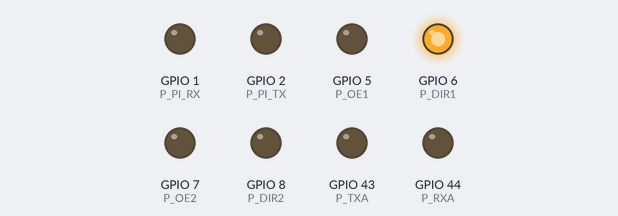
Bench run of a sketch on a simulated ESP32-S3. On the bench: output pins drawn as LEDs (lit = HIGH). What the sketch prints to the serial monitor is not drawn.

Above: at 0.35 s.
At 2.21 s:
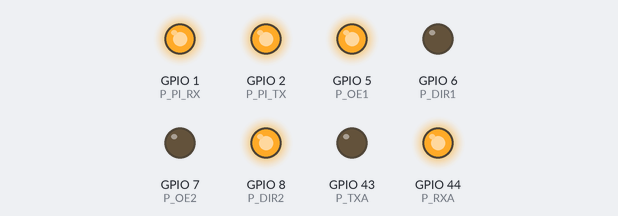
At 2.61 s:
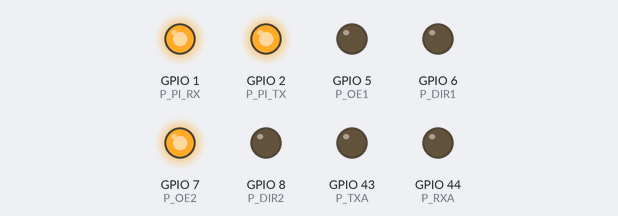
At 3.81 s:
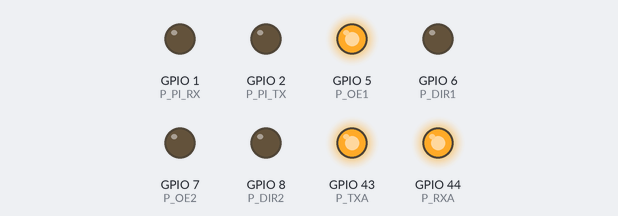
At 5.81 s:
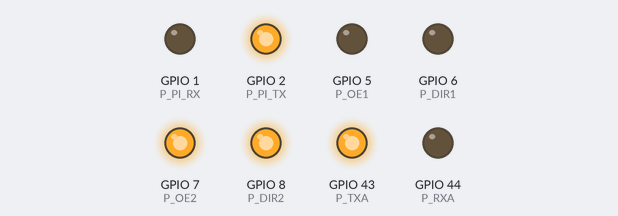
At 7.41 s:
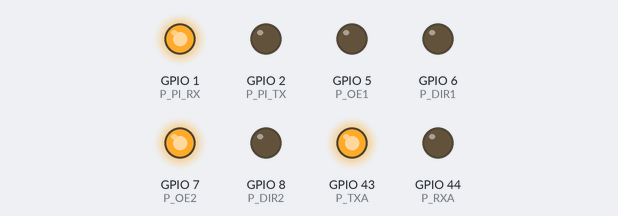
Timing chart, 0 to 7.7 s (numbered marks = the images above):
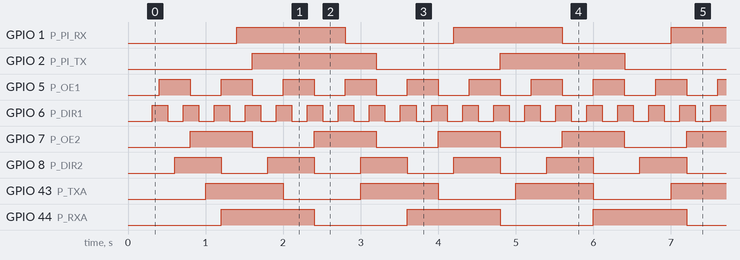

Measured:
- by itself, GPIO 1 (P_PI_RX): alternates HIGH for 1.4 s and LOW for 1.4 s
- by itself, GPIO 2 (P_PI_TX): alternates HIGH for 1.6 s and LOW for 1.6 s
- by itself, GPIO 5 (P_OE1): alternates HIGH for 0.40 s and LOW for 0.40 s
- by itself, GPIO 6 (P_DIR1): alternates HIGH for 0.20 s and LOW for 0.20 s
- by itself, GPIO 7 (P_OE2): alternates HIGH for 0.80 s and LOW for 0.80 s
- by itself, GPIO 8 (P_DIR2): alternates HIGH for 0.60 s and LOW for 0.60 s
- by itself, GPIO 43 (P_TXA): alternates HIGH for 1.0 s and LOW for 1.0 s
- by itself, GPIO 44 (P_RXA): alternates HIGH for 1.2 s and LOW for 1.2 s

The sketch:

ESP32S3_LEVELSHIFTER_Check.ino
```cpp
#include <Arduino.h>

/*
  =========================================================
  [FINAL PHYSICAL CHECK] Fingerprint Sketch (RX also OUTPUT)
  ---------------------------------------------------------
  目的：
    ・ユニバーサル基板の配線/ピン取り違いを PulseView の「周期」で確定
    ・DIR/OE/TX/RX すべてに固有周期を割り当てて迷わないようにする

  重要：
    ※ RXA(GPIO44) と PI_RX(GPIO1) を OUTPUT でトグルします。
    ※ 外部回路（Pi/TC/レベルシフタ等）を必ず外した状態で実行してください。

  決定版ピン（固定）：
    OE1  = GPIO5
    DIR1 = GPIO6
    OE2  = GPIO7
    DIR2 = GPIO8
    TXA  = GPIO43
    RXA  = GPIO44  ★今回OUTPUTでトグル
    PI_TX= GPIO2
    PI_RX= GPIO1   ★今回OUTPUTでトグル

  PulseViewで見える「周期」指紋：
    DIR1(GPIO6)  : 200ms
    OE1 (GPIO5)  : 400ms
    DIR2(GPIO8)  : 600ms
    OE2 (GPIO7)  : 800ms
    TXA (GPIO43) : 1000ms
    RXA (GPIO44) : 1200ms
    PI_RX(GPIO1) : 1400ms
    PI_TX(GPIO2) : 1600ms
  =========================================================
*/

// ========================================================
// 1) 決定版ピン割り当て（固定）
// ========================================================
#define P_OE1    5
#define P_DIR1   6
#define P_OE2    7
#define P_DIR2   8
#define P_TXA   43
#define P_RXA   44
#define P_PI_RX  1
#define P_PI_TX  2

// ========================================================
// 2) 指紋トグル関数（周期ごとに反転）
// ========================================================
void toggleEvery(uint32_t &last, int pin, uint32_t period_ms) {
  uint32_t now = millis();
  if (now - last >= period_ms) {
    last = now;
    digitalWrite(pin, !digitalRead(pin));
  }
}

void setup() {
  Serial.begin(115200);
  delay(300);

  // すべて OUTPUT（指紋対象）
  pinMode(P_DIR1,  OUTPUT);
  pinMode(P_OE1,   OUTPUT);
  pinMode(P_DIR2,  OUTPUT);
  pinMode(P_OE2,   OUTPUT);
  pinMode(P_TXA,   OUTPUT);
  pinMode(P_RXA,   OUTPUT);   // ★RXも出力
  pinMode(P_PI_RX, OUTPUT);   // ★RXも出力
  pinMode(P_PI_TX, OUTPUT);

  // 初期値（LOWスタート）
  digitalWrite(P_DIR1,  LOW);
  digitalWrite(P_OE1,   LOW);
  digitalWrite(P_DIR2,  LOW);
  digitalWrite(P_OE2,   LOW);
  digitalWrite(P_TXA,   LOW);
  digitalWrite(P_RXA,   LOW);
  digitalWrite(P_PI_RX, LOW);
  digitalWrite(P_PI_TX, LOW);

  Serial.println();
  Serial.println("--- [FINAL PHYSICAL CHECK] Fingerprint Start (RX OUTPUT) ---");
  Serial.println("Check periods on PulseView:");
  Serial.println("DIR1=200, OE1=400, DIR2=600, OE2=800, TXA=1000, RXA=1200, PI_RX=1400, PI_TX=1600 (ms)");
}

void loop() {
  static uint32_t t_dir1 = 0;
  static uint32_t t_oe1  = 0;
  static uint32_t t_dir2 = 0;
  static uint32_t t_oe2  = 0;
  static uint32_t t_txa  = 0;
  static uint32_t t_rxa  = 0;
  static uint32_t t_pirx = 0;
  static uint32_t t_pitx = 0;

  toggleEvery(t_dir1, P_DIR1,  200);   // DIR1(GPIO6)  : 200ms
  toggleEvery(t_oe1,  P_OE1,   400);   // OE1 (GPIO5)  : 400ms
  toggleEvery(t_dir2, P_DIR2,  600);   // DIR2(GPIO8)  : 600ms
  toggleEvery(t_oe2,  P_OE2,   800);   // OE2 (GPIO7)  : 800ms
  toggleEvery(t_txa,  P_TXA,  1000);   // TXA (GPIO43) : 1000ms
  toggleEvery(t_rxa,  P_RXA,  1200);   // RXA (GPIO44) : 1200ms
  toggleEvery(t_pirx, P_PI_RX,1400);   // PI_RX(GPIO1) : 1400ms
  toggleEvery(t_pitx, P_PI_TX,1600);   // PI_TX(GPIO2) : 1600ms
}
```
